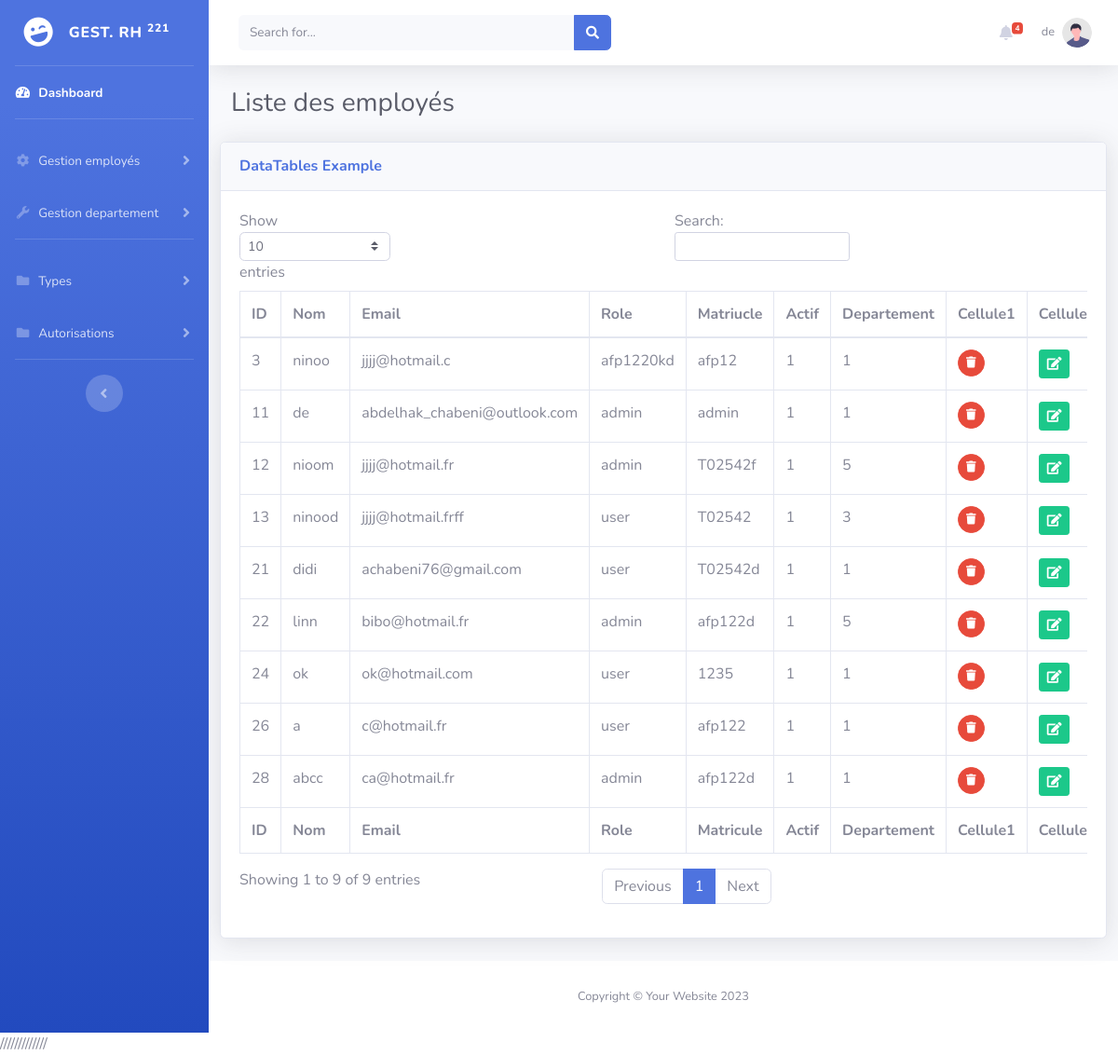
Screenshot of /admin/listeEmploye.php (signed in) with the database file from the repository.
### tables this page shows
CREATE TABLE `users` (
  `id` int(11) NOT NULL,
  `nom` varchar(255) NOT NULL,
  `email` varchar(255) NOT NULL,
  `role` varchar(10) NOT NULL,
  `pwd` varchar(255) NOT NULL,
  `matricule` varchar(10) NOT NULL,
  `actif` tinyint(4) NOT NULL DEFAULT 1,
  `departement_id` int(11) NOT NULL
);

### admin/CLASSE/user.class.php (the view, shortened to what this page needs)
<?php
Class User{
private $cnx,$server,$user,$pwd,$db;
public function __construct($serveur,$utilisateur,$mdp,$base){
	$this->server=$serveur;
	$this->user=$utilisateur;
	$this->pwd=$mdp;
	$this->db=$base;
	try
	{
	$this->cnx = new PDO('mysql:host='.$this->server.'; dbname='.$this->db, $this->user, $this->pwd);
	}
	catch(Exception $e)
	{
	echo'Erreur:'.$e->getMessage().'<br/>';
	echo'N°:'.$e->getCode();
	}
}
public function RetreiveWithDataTables(){
	$sql="select * from users ";
$resultats=$this->cnx->query($sql);
if($resultats) {
$resultats->setFetchMode(PDO::FETCH_OBJ);
$users=$resultats->fetchall();
echo '<table class="table table-bordered" id="dataTable" width="100%" cellspacing="0">';
echo '<thead>';
	echo '<tr>';
	echo '<th>ID</th><th>Nom</th><th>Email</th><th>Role</th><th>Matriucle</th><th>Actif</th><th>Departement</th><th>Cellule1</th><th>Cellule2</th>';
	echo '</tr>';
echo '</thead>';
echo '<tfoot>';
	echo '<tr>';
	echo '<th>ID</th><th>Nom</th><th>Email</th><th>Role</th><th>Matricule</th><th>Actif</th><th>Departement</th><th>Cellule1</th><th>Cellule2</th>';
	echo '</tr>';
echo '</tfoot>';
print '<tbody>';
foreach($users as $user):
echo '<tr>';
	print '<td>'.$user->id.'</td>';
	print '<td>'.$user->nom.'</td>';
	print '<td>'.$user->email.'</td>';
	print '<td>'.$user->role.'</td>';
	print '<td>'.$user->matricule.'</td>';
	print '<td>'.$user->actif.'</td>';
	print '<td>'.$user->departement_id.'</td>';
	print '<td><a class="btn btn-danger btn-circle btn-sm" onClick="return confirm(\'Vous êtes sur ?\');" href="deleteuser.php?id='.$user->id.'"><i class="fas fa-trash"></i></a></td>';
	print '<td><a  class="btn btn-success btn-square btn-sm"href="modifyuser.php?id='.$user->id.'">
	<i class="fas fa-edit"></i></a></td>';
echo '</tr>';
endforeach;
print '</tbody>';
echo '</table>';
}
	else echo 'Table vide !!!' ;
}
}
?>

### admin/includes/header.php (shortened to what this page needs)
<!DOCTYPE html>
<html lang="en">
<head>
    <link href="vendor/fontawesome-free/css/all.min.css" rel="stylesheet" type="text/css">
    <link href="css/sb-admin-2.min.css" rel="stylesheet">
</head>
<body id="page-top">
    <div id="wrapper">

### admin/includes/sidebar.php (shortened to what this page needs)
<ul class="navbar-nav bg-gradient-primary sidebar sidebar-dark accordion" id="accordionSidebar">
    <a class="sidebar-brand d-flex align-items-center justify-content-center" href="dashboard.php">
        <div class="sidebar-brand-icon rotate-n-15">
            <i class="fas fa-laugh-wink"></i>
        </div>
        <div class="sidebar-brand-text mx-3">Gest. RH <sup>221</sup></div>
    </a>
    <hr class="sidebar-divider my-0">
    <li class="nav-item active">
        <a class="nav-link" href="dashboard.php">
            <i class="fas fa-fw fa-tachometer-alt"></i>
            <span>Dashboard</span></a>
    </li>
    <hr class="sidebar-divider">
    <li class="nav-item">
        <a class="nav-link collapsed" href="#" data-toggle="collapse" data-target="#collapseTwo"
            aria-expanded="true" aria-controls="collapseTwo">
            <i class="fas fa-fw fa-cog"></i>
            <span>Gestion employés</span>
        </a>
    </li>
    <li class="nav-item">
        <a class="nav-link collapsed" href="#" data-toggle="collapse" data-target="#collapseUtilities"
            aria-expanded="true" aria-controls="collapseUtilities">
            <i class="fas fa-fw fa-wrench"></i>
            <span>Gestion departement</span>
        </a>
    </li>
    <hr class="sidebar-divider">
    <li class="nav-item">
        <a class="nav-link collapsed" href="1#" data-toggle="collapse" data-target="#collapsePages"
            aria-expanded="true" aria-controls="collapsePages">
            <i class="fas fa-fw fa-folder"></i>
            <span>Types</span>
        </a>
    </li>
    <li class="nav-item">
    <a class="nav-link collapsed" href="#" data-toggle="collapse" data-target="#collapsePages2"
     aria-expanded="true" aria-controls="collapsePages2">
        <i class="fas fa-fw fa-folder"></i>
        <span>Autorisations</span>
    </a>
</li>
    <hr class="sidebar-divider d-none d-md-block">
    <div class="text-center d-none d-md-inline">
        <button class="rounded-circle border-0" id="sidebarToggle"></button>
    </div>
</ul>

### admin/listeEmploye.php (shortened to what this page needs)
<?php
include_once('includes/header.php');
include_once('includes/sidebar.php');
?>
        <div id="content-wrapper" class="d-flex flex-column">
            <div id="content">
                <?php
				include_once('includes/topbar.php');
				?>
                <div class="container-fluid">
                    <div class="d-sm-flex align-items-center justify-content-between mb-4">
                        <h1 class="h3 mb-0 text-gray-800">Liste des employés</h1>
                    </div>
                    <div class="row">
                    <div class="card shadow mb-4">
                        <div class="card-header py-3">
                            <h6 class="m-0 font-weight-bold text-primary">DataTables Example</h6>
                        </div>
                        <div class="card-body">
                        <div class="table-responsive">
                                <?php
								include_once('classe/user.class.php');
								$u=new User('localhost','root','','rh');
								$u->RetreiveWithDataTables();
								?>
                            </div>
                        </div>
                    </div>
                    </div>
                </div>
            </div>
            <?php
			include_once('includes/footer.php');
			?>
        </div>
    </div>
<?php
include_once('includes/scripts.php');
?>
</body>
</html>

### admin/includes/topbar.php (shortened to what this page needs)
<nav class="navbar navbar-expand navbar-light bg-white topbar mb-4 static-top shadow">
    <form
        class="d-none d-sm-inline-block form-inline mr-auto ml-md-3 my-2 my-md-0 mw-100 navbar-search">
        <div class="input-group">
            <input type="text" class="form-control bg-light border-0 small" placeholder="Search for..."
                aria-label="Search" aria-describedby="basic-addon2">
            <div class="input-group-append">
                <button class="btn btn-primary" type="button">
                    <i class="fas fa-search fa-sm"></i>
                </button>
            </div>
        </div>
    </form>
    <ul class="navbar-nav ml-auto">
        <li class="nav-item dropdown no-arrow mx-1">
            <a class="nav-link dropdown-toggle" href="#" id="alertsDropdown" role="button"
                data-toggle="dropdown" aria-haspopup="true" aria-expanded="false">
                <i class="fas fa-bell fa-fw"></i>
                <?php
             function getnotif() {
                include_once('classe/autorisation.class.php');
                $p=new Autorisation('localhost','root','','rh');
                $p->counting();
            }
            echo getnotif();
            ?>
            </a>
        </li>
        <li class="nav-item dropdown no-arrow">
            <a class="nav-link dropdown-toggle" href="#" id="userDropdown" role="button"
                data-toggle="dropdown" aria-haspopup="true" aria-expanded="false">
                <span class="mr-2 d-none d-lg-inline text-gray-600 small"><?= $_SESSION['nom']; ?></span>
                <img class="img-profile rounded-circle"
                    src="img/undraw_profile.svg">
            </a>
        </li>
    </ul>
</nav>

### admin/CLASSE/autorisation.class.php (shortened to what this page needs)
<?php
Class Autorisation{
private $cnx,$server,$user,$pwd,$db;
public function __construct($serveur,$utilisateur,$mdp,$base){
	$this->server=$serveur;
	$this->user=$utilisateur;
	$this->pwd=$mdp;
	$this->db=$base;
	try
	{
	$this->cnx = new PDO('mysql:host='.$this->server.'; dbname='.$this->db, $this->user, $this->pwd);
	}
	catch(Exception $e)
	{
	echo'Erreur:'.$e->getMessage().'<br/>';
	echo'N°:'.$e->getCode();
	}
}
public function counting(){
    $sql = "SELECT COUNT(*) as count FROM autorisations WHERE etat = 'en attente'";
    $resultat = $this->cnx->query($sql);
    $count = $resultat->fetch(PDO::FETCH_ASSOC)['count'];
    if ($count > 0) {
        echo '<span class="badge badge-danger badge-counter">' . $count . '</span>';
    } else {
        echo '<span class="badge badge-danger badge-counter">0</span>';
    }
}
}
?>

### admin/includes/footer.php
<footer class="sticky-footer bg-white">
    <div class="container my-auto">
        <div class="copyright text-center my-auto">
            <span>Copyright &copy; Your Website <?= Date('Y');?></span>
        </div>
    </div>
</footer>

### rows the page displays
users: id "3", nom "ninoo", email "jjjj@hotmail.c", role "afp1220kd", matricule "afp12", actif "1", departement "1"
users: id "11", nom "de", email "abdelhak_chabeni@outlook.com", role "admin", matricule "admin", actif "1", departement "1"
users: id "12", nom "nioom", email "jjjj@hotmail.fr", role "admin", matricule "T02542f", actif "1", departement "5"
users: id "13", nom "ninood", email "jjjj@hotmail.frff", role "user", matricule "T02542", actif "1", departement "3"
users: id "21", nom "didi", email "achabeni76@gmail.com", role "user", matricule "T02542d", actif "1", departement "1"
users: id "22", nom "linn", email "bibo@hotmail.fr", role "admin", matricule "afp122d", actif "1", departement "5"
users: id "24", nom "ok", email "ok@hotmail.com", role "user", matricule "1235", actif "1", departement "1"
users: id "26", nom "a", email "c@hotmail.fr", role "user", matricule "afp122", actif "1", departement "1"
users: id "28", nom "abcc", email "ca@hotmail.fr", role "admin", matricule "afp122d", actif "1", departement "1"

### other values shown
$count "4"
$_SESSION['nom'] "de"
Date('Y') "2023"
